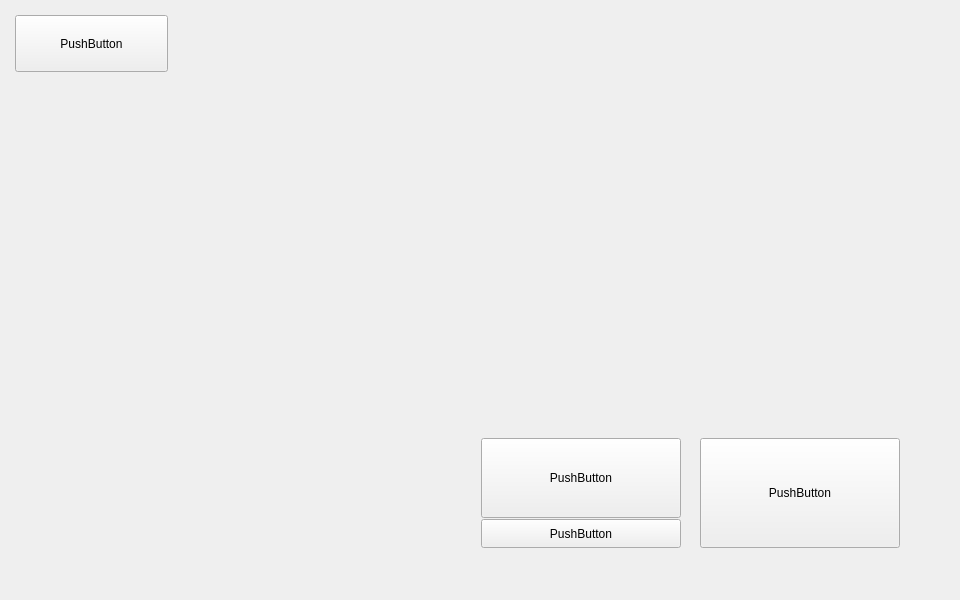
<?xml version="1.0" encoding="UTF-8"?>
<ui version="4.0">
 <class>MainWindow</class>
 <widget class="QWidget" name="MainWindow">
  <property name="geometry">
   <rect>
    <x>0</x>
    <y>0</y>
    <width>960</width>
    <height>600</height>
   </rect>
  </property>
  <property name="minimumSize">
   <size>
    <width>960</width>
    <height>600</height>
   </size>
  </property>
  <property name="maximumSize">
   <size>
    <width>960</width>
    <height>600</height>
   </size>
  </property>
  <property name="windowTitle">
   <string>Form</string>
  </property>
  <widget class="QPushButton" name="playOnline">
   <property name="geometry">
    <rect>
     <x>700</x>
     <y>438</y>
     <width>200</width>
     <height>110</height>
    </rect>
   </property>
   <property name="text">
    <string>PushButton</string>
   </property>
  </widget>
  <widget class="QPushButton" name="playMods">
   <property name="geometry">
    <rect>
     <x>481</x>
     <y>438</y>
     <width>200</width>
     <height>80</height>
    </rect>
   </property>
   <property name="text">
    <string>PushButton</string>
   </property>
  </widget>
  <widget class="QPushButton" name="chooseMods">
   <property name="geometry">
    <rect>
     <x>481</x>
     <y>519</y>
     <width>200</width>
     <height>29</height>
    </rect>
   </property>
   <property name="text">
    <string>PushButton</string>
   </property>
  </widget>
  <widget class="QLabel" name="byLabel">
   <property name="geometry">
    <rect>
     <x>10</x>
     <y>580</y>
     <width>471</width>
     <height>16</height>
    </rect>
   </property>
   <property name="text">
    <string/>
   </property>
  </widget>
  <widget class="QPushButton" name="openOptionsButton">
   <property name="geometry">
    <rect>
     <x>15</x>
     <y>15</y>
     <width>153</width>
     <height>57</height>
    </rect>
   </property>
   <property name="text">
    <string>PushButton</string>
   </property>
  </widget>
 </widget>
 <resources/>
 <connections/>
</ui>
